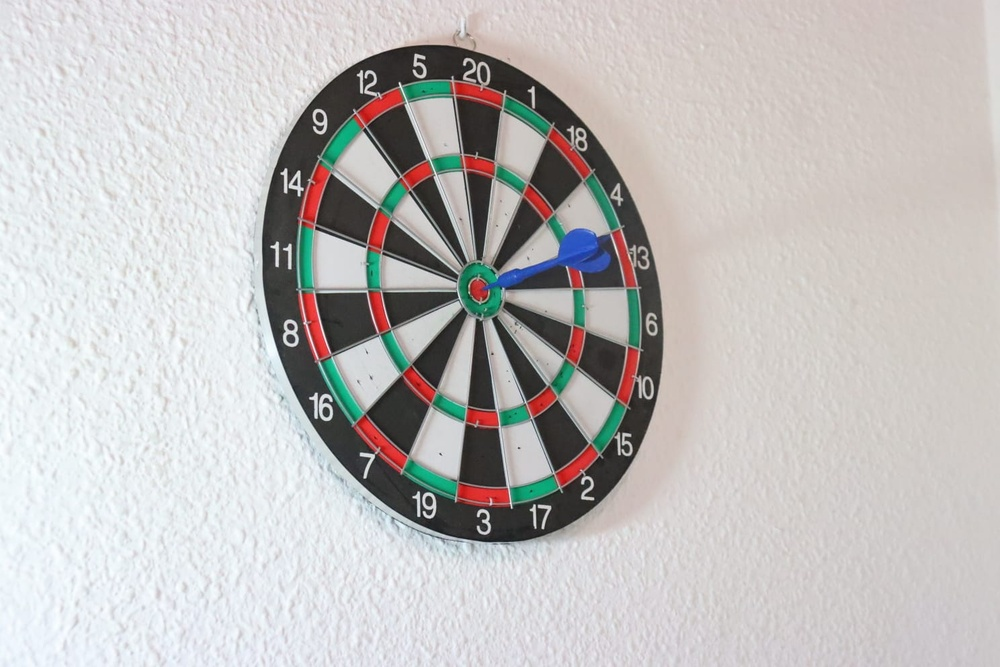
%> input picture dardo1.jpg, 1000 x 667 px, shrunk from 1488 x 992 before the run
$ octave --eval "result = segmentarDiana(imread('dardo1.jpg'));"   (GNU Octave 9; MATLAB toolbox functions it lacks are replaced by stand-ins)
%> lines starting %> are read from the running program, lines starting %| are printed output that depends on the picture; in (x1, y1, x2, y2) boxes, pixels count from 0 and x2, y2 are one past the last pixel; in counts of white or black regions, pixels touching at a corner belong together; the program's own positions count from 1
function [ masks ] = segmentarDiana(image)
% funcion para dividir la diana entre las zonas de puntuacion

% convertir en escala de grises
gray_image = rgb2gray(image);
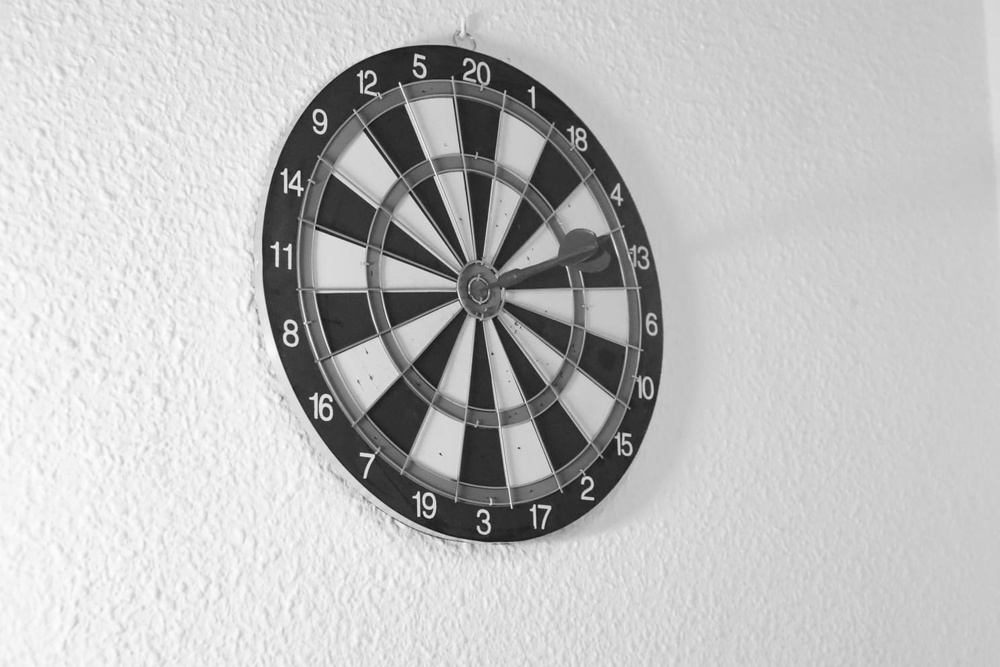
%> gray_image: size 667x1000 uint8; min 8, max 254, mean 191.6

% extraer red channel, calcular umbral con otsu y binarizar
red = image(:,:,1)-gray_image;
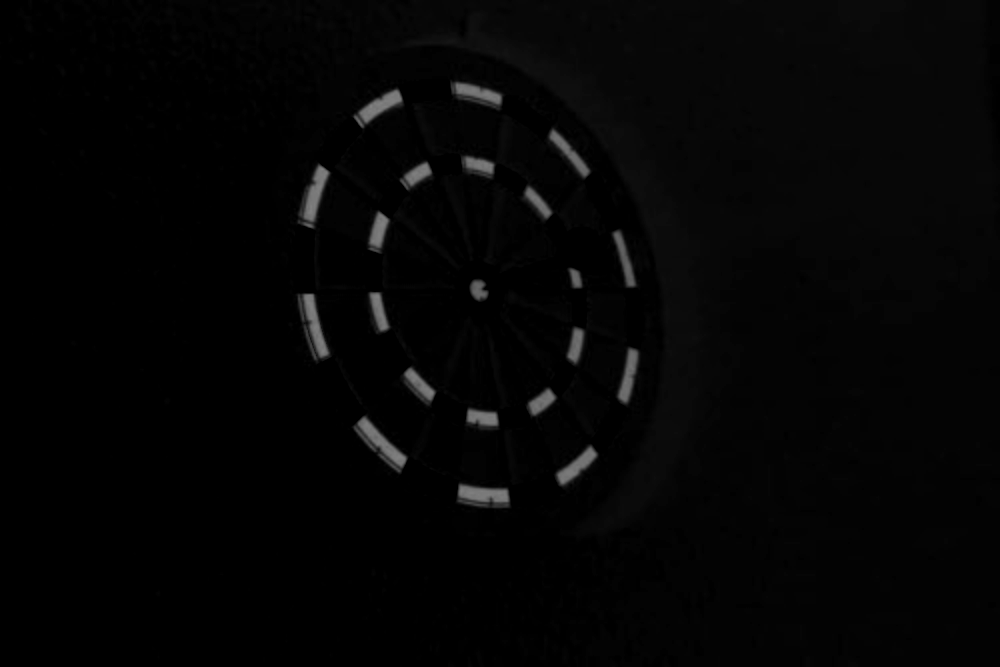
%> red: size 667x1000 uint8; min 0, max 129, mean 4.5
u_red = graythresh(red);
%> u_red = 0.188
masks.red = imbinarize(red, u_red);
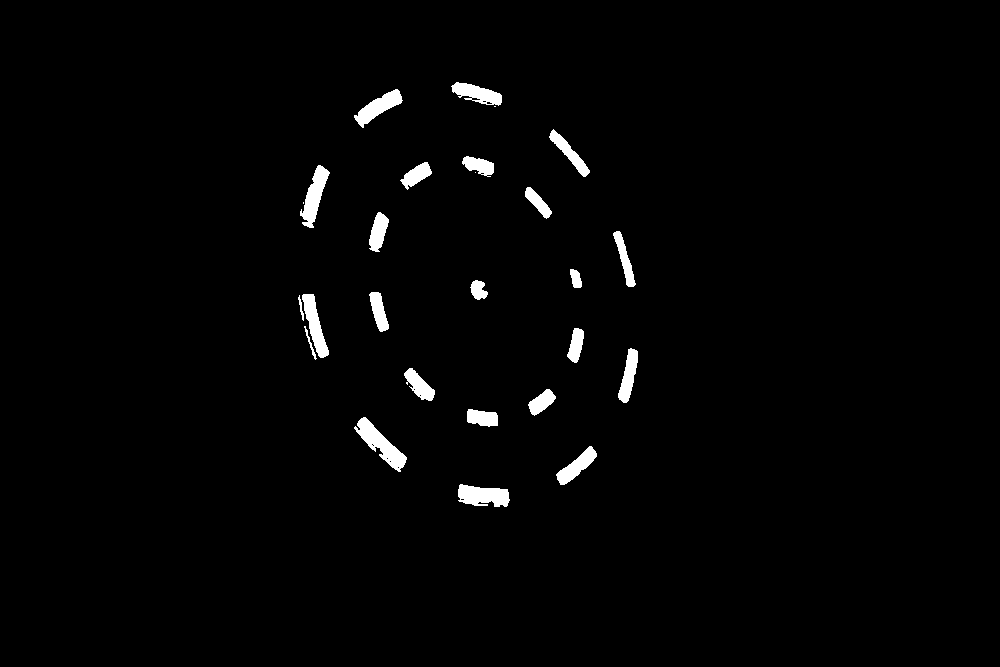
%> masks.red: size 667x1000 logical; 1.7% white; 26 white regions (3 under 20 px), largest, box (x1, y1, x2, y2) and area: (354, 417, 407, 472) 1023, (458, 484, 510, 507) 872, (300, 165, 330, 228) 840

% extraer green channel, calcular umbral con otsu y binarizar
green = image(:,:,2)-gray_image;
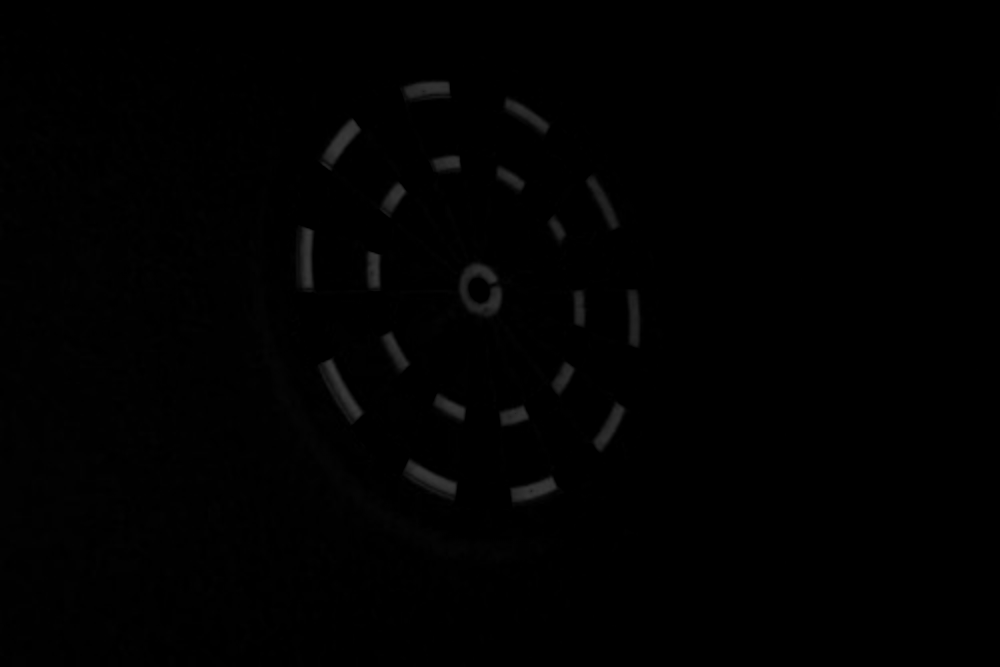
%> green: size 667x1000 uint8; min 0, max 58, mean 1.1
u_green = graythresh(green);
%> u_green = 0.0706
masks.green = imbinarize(green, u_green);
%> masks.green: size 667x1000 logical; 1.7% white; 23 white regions (1 under 20 px), largest, box (x1, y1, x2, y2) and area: (460, 263, 502, 316) 1162, (320, 359, 363, 423) 1031, (405, 460, 457, 499) 908

% masara para extraer las zonas verdes y rojas
masks.red_and_green = masks.red + masks.green;
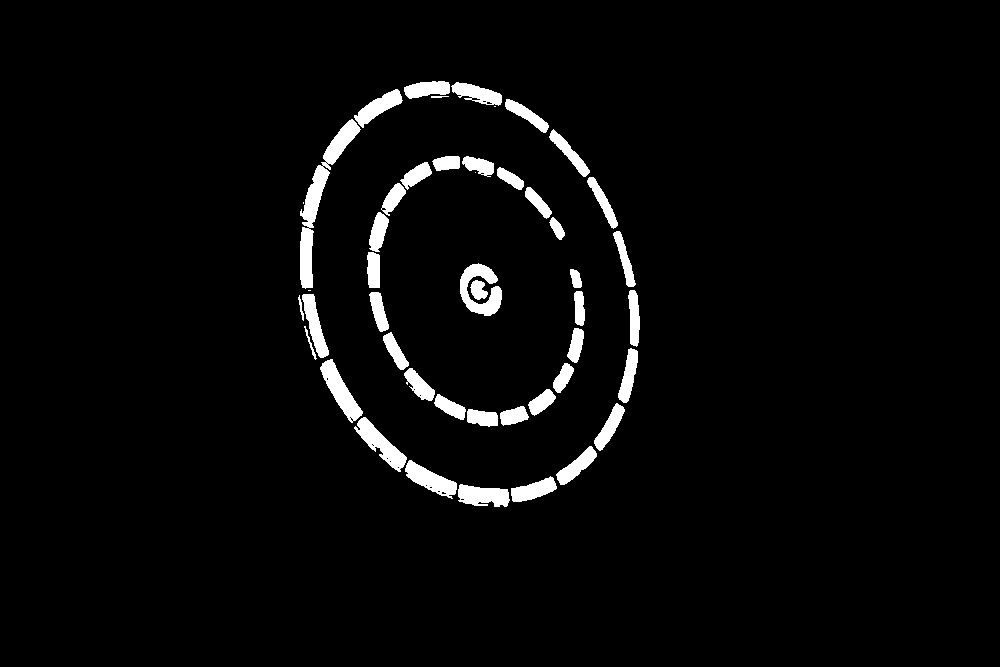
%> masks.red_and_green: size 667x1000 double; values 0 (black) and 1 (white), 3.5% white; 47 white regions (4 under 20 px), largest, box (x1, y1, x2, y2) and area: (300, 119, 361, 289) 2327, (460, 263, 502, 316) 1162, (320, 359, 363, 423) 1031


% elemento estructural
es = strel('disk', round(numel(image(:,1,1))/100));
%> es = {Dimensionality 2}

% clausura
mult_circles = imclose(masks.red_and_green, es);
%> mult_circles: size 667x1000 double; values 0 (black) and 1 (white), 3.8% white; 3 white regions, box (x1, y1, x2, y2) and area: (298, 81, 640, 507) 15351, (367, 156, 585, 427) 8338, (460, 263, 502, 316) 1707
masks.board = imfill(mult_circles,'holes');
%> masks.board: size 667x1000 double; values 0 (black) and 1 (white), 16.8% white; 1 white region, box (x1, y1, x2, y2) and area: (298, 81, 640, 507) 112305
masks.miss = ~masks.board;


% Subtraccion entre mascaras para encontrar las regiones de puntuacion
masks.single = masks.board - mult_circles;
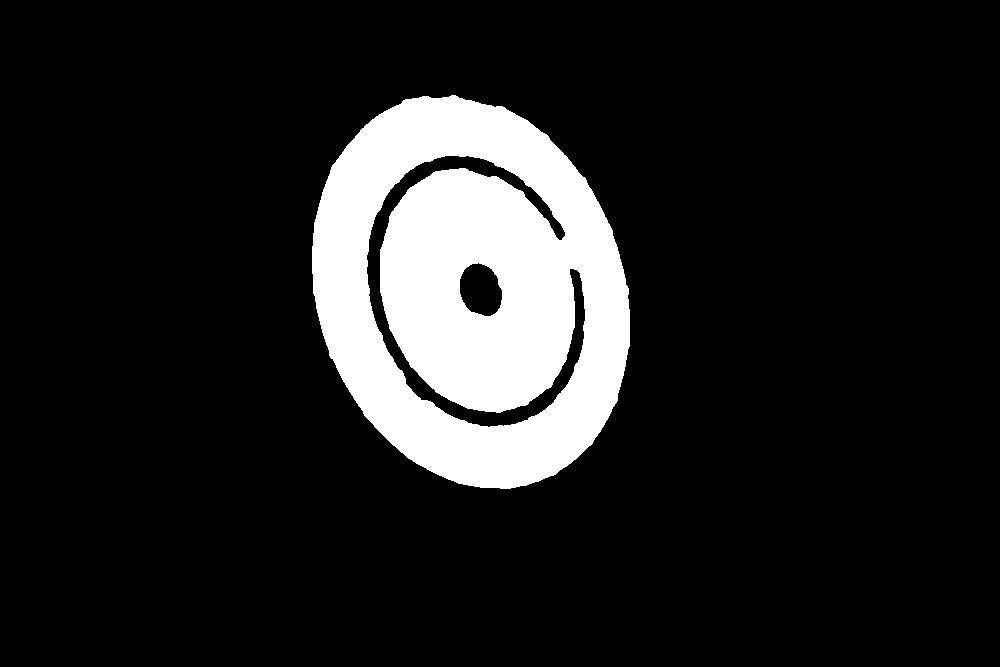
%> masks.single: size 667x1000 double; values 0 (black) and 1 (white), 13% white; 1 white region, box (x1, y1, x2, y2) and area: (312, 95, 630, 489) 86909
masks.double = masks.board - imfill(masks.single,'holes');
%> masks.double: size 667x1000 double; values 0 (black) and 1 (white), 2.3% white; 1 white region, box (x1, y1, x2, y2) and area: (298, 81, 640, 507) 15351

inner_ring = imfill((masks.board - masks.double - masks.single),'holes') - ...
    (masks.board - masks.double - masks.single);
%> inner_ring: size 667x1000 double; every value is 0

masks.triple = masks.board - masks.double - masks.single - imfill(inner_ring,'holes');
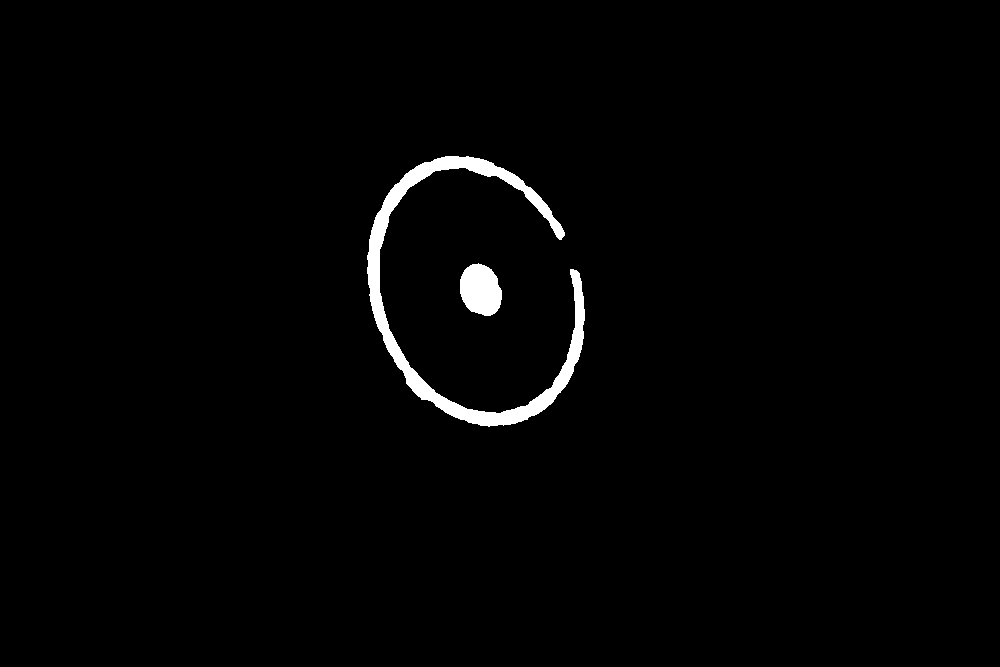
%> masks.triple: size 667x1000 double; values 0 (black) and 1 (white), 1.5% white; 2 white regions, box (x1, y1, x2, y2) and area: (367, 156, 585, 427) 8338, (460, 263, 502, 316) 1707
masks.triple(masks.triple < 0) = 0;

masks.outer_bull = (mult_circles - masks.double - masks.triple) .* masks.green;
masks.inner_bull = (mult_circles - masks.double - masks.triple) .* masks.red;

figure(2);
subplot(1, 3, 1); imshow(masks.red); title("red mask");
subplot(1, 3, 2); imshow(masks.red_and_green); title("green and red mask");
subplot(1, 3, 3); imshow(masks.green); title("green mask");

figure(3);
subplot(3, 3, 1); imshow(masks.board); title("entire board");
subplot(3, 3, 2); imshow(masks.miss); title("miss (0 puntos)");
subplot(3, 3, 4); imshow(masks.single); title("puntos X1");
subplot(3, 3, 5); imshow(masks.double); title("puntos X2");
subplot(3, 3, 6); imshow(masks.triple); title("puntos X3");
subplot(3, 3, 8); imshow(masks.inner_bull); title("inner bull");
subplot(3, 3, 9); imshow(masks.outer_bull); title("outer bull");

end

$ run again, on dardo10.jpg
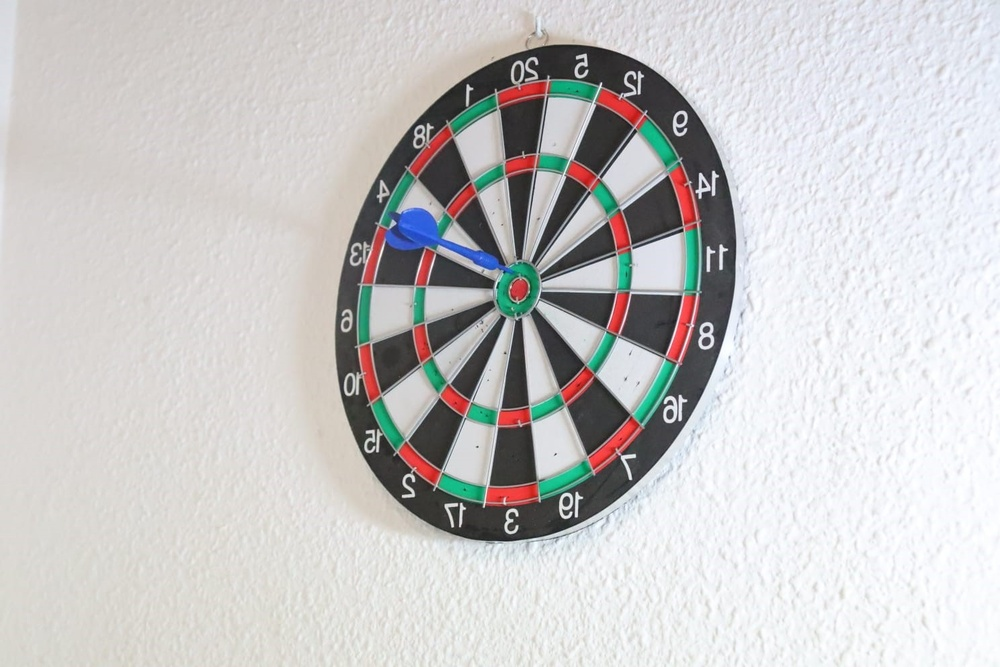
%> input picture dardo10.jpg, 1000 x 667 px, shrunk from 1488 x 992 before the run
%> u_red = 0.184
%> in segmentarDiana, `masks.red = imbinarize(red, u_red);`:
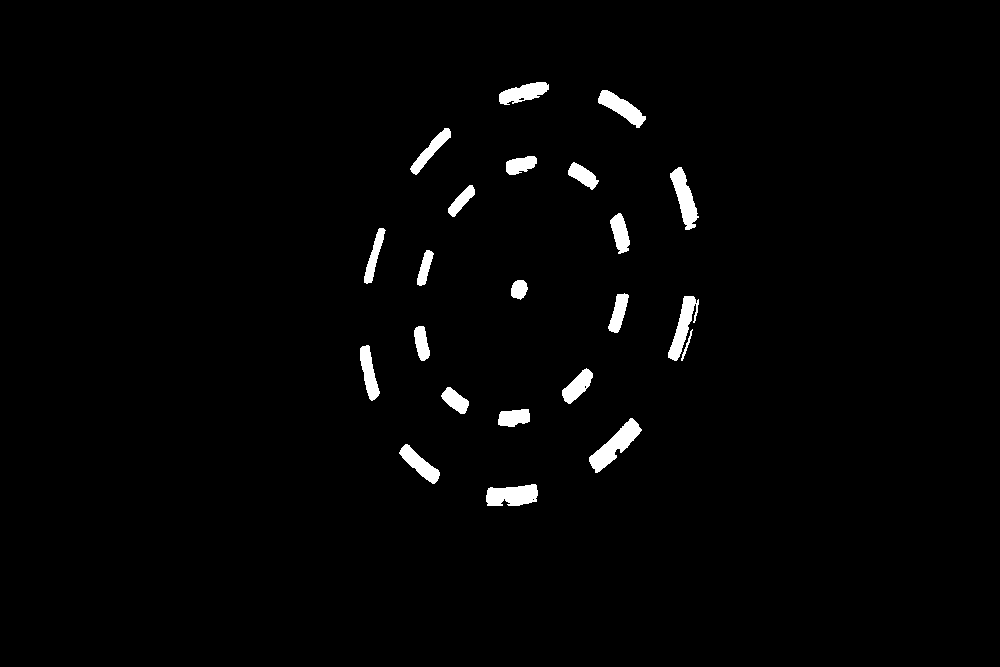
%> masks.red: size 667x1000 logical; 1.8% white; 22 white regions, largest, box (x1, y1, x2, y2) and area: (589, 418, 642, 473) 1066, (486, 484, 538, 506) 905, (670, 167, 699, 230) 858
%> u_green = 0.0745
%> masks.green: size 667x1000 logical; 1.8% white; 22 white regions (1 under 20 px), largest, box (x1, y1, x2, y2) and area: (496, 263, 539, 316) 1219, (634, 361, 676, 422) 975, (539, 461, 591, 499) 928
%> masks.red_and_green: size 667x1000 double; values 0 (black) and 1 (white), 3.6% white; 43 white regions (1 under 20 px), largest, box (x1, y1, x2, y2) and area: (496, 263, 539, 316) 1219, (589, 418, 642, 473) 1066, (634, 361, 676, 422) 975
%> es = {Dimensionality 2}
%> mult_circles: size 667x1000 double; values 0 (black) and 1 (white), 3.9% white; 3 white regions, box (x1, y1, x2, y2) and area: (359, 80, 699, 506) 15385, (414, 155, 631, 427) 8589, (496, 263, 539, 316) 1718
%> masks.board: size 667x1000 double; values 0 (black) and 1 (white), 16.8% white; 1 white region, box (x1, y1, x2, y2) and area: (359, 80, 699, 506) 112136
%> masks.single: size 667x1000 double; values 0 (black) and 1 (white), 13% white; 1 white region, box (x1, y1, x2, y2) and area: (369, 93, 686, 488) 86444
%> masks.double: size 667x1000 double; values 0 (black) and 1 (white), 2.3% white; 1 white region, box (x1, y1, x2, y2) and area: (359, 80, 699, 506) 15385
%> inner_ring: size 667x1000 double; every value is 0
%> in segmentarDiana, `masks.triple = masks.board - masks.double - masks.single - imfill(inne..`:
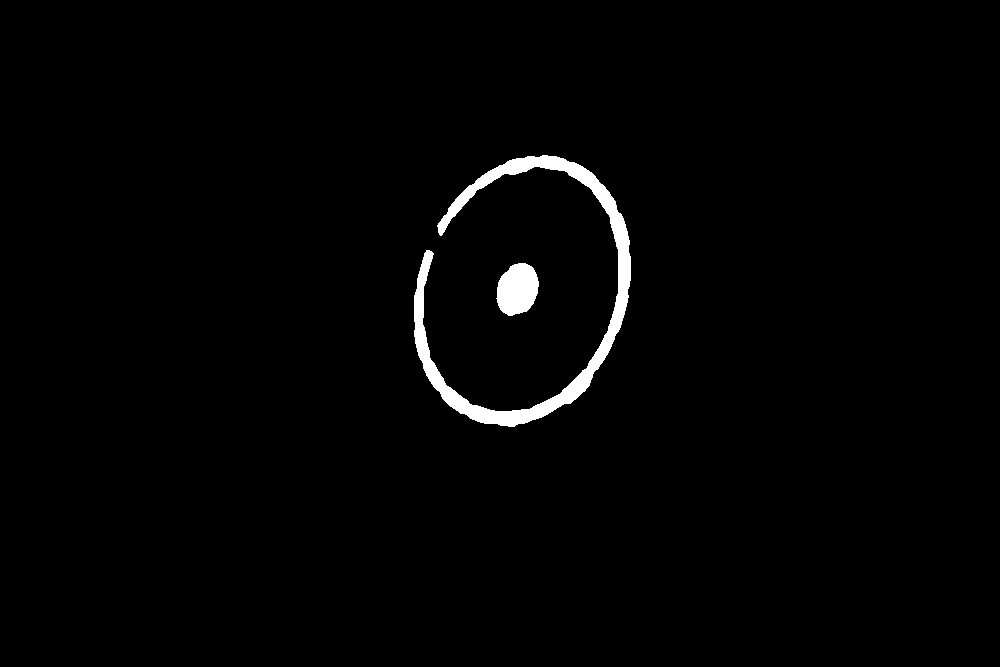
%> masks.triple: size 667x1000 double; values 0 (black) and 1 (white), 1.5% white; 2 white regions, box (x1, y1, x2, y2) and area: (414, 155, 631, 427) 8589, (496, 263, 539, 316) 1718
